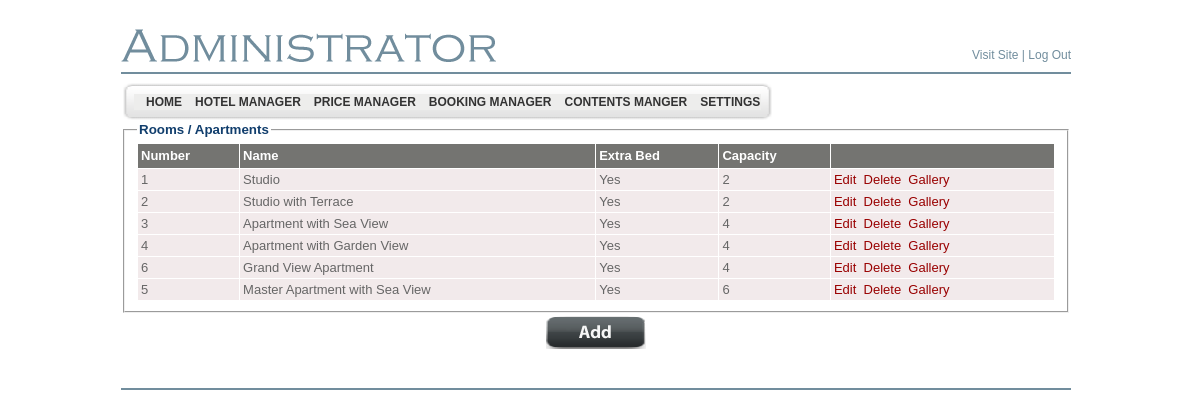
Page /LiculApartments/admin/rooms_list.php (signed in) on the committed database.
### tables this page shows
CREATE TABLE `bsi_adminmenu` (
  `id` int(4) NOT NULL auto_increment,
  `name` varchar(200) NOT NULL default '',
  `url` varchar(200) default NULL,
  `menu_desc` varchar(200) NOT NULL default '',
  `parent_id` int(4) default '0',
  `status` enum('Y','N') default 'Y',
  `ord` int(5) NOT NULL default '0',
  `privileges` int(11) NOT NULL,
  PRIMARY KEY  (`id`),
  UNIQUE KEY `kid` (`name`,`parent_id`)
);

CREATE TABLE `bsi_rooms` (
  `id` int(10) NOT NULL auto_increment,
  `room_number` varchar(255) NOT NULL,
  `room_name` text NOT NULL,
  `room_desc_en` text,
  `room_desc_hr` text,
  `room_desc_de` text,
  `room_desc_it` text,
  `extra_bed` tinyint(1) NOT NULL default '0',
  `capacity` tinyint(2) NOT NULL,
  `is_apartment` tinyint(1) NOT NULL,
  PRIMARY KEY  (`id`)
);

### LiculApartments/includes/Room.class.php (called while the page is built, shortened)
<?php
class Room
{
	public static function fetchFromParameters($params)
	{
		$room = new Room();
		if (isset($params['id']) && is_numeric($params['id']))
		{
			$room->id = intval($params['id']);
		}
		if (isset($params['room_number']))
		{
			$room->roomNumber = $params['room_number'];
		}
		if (isset($params['room_name']))
		{
			$room->roomName = $params['room_name'];
		}
        foreach ($params as $key => $value)
        {
            if (preg_match('/room_desc_[A-Za-z]{2}/', $key))
            {
                $languageCode = substr($key, -2);
                $room->roomDescriptions[$languageCode] = $value;
            }
        }
		if (isset($params['extra_bed']))
		{
			$room->hasExtraBed = intval($params['extra_bed']) == 1;
		}
		if (isset($params['capacity']))
		{
			$room->capacity = intval($params['capacity']);
		}
        if (isset($params['is_apartment']))
		{
			$room->isApartment = intval($params['is_apartment']) == 1;
		}
		return $room;
	}
	public static function fetchAllFromDb()
	{
		$rooms = array();
		$sql = "SELECT * FROM bsi_rooms ORDER BY capacity";
		$query = mysql_query($sql);
		while ($row = mysql_fetch_assoc($query))
		{
			$room = Room::fetchFromParameters($row);
			$rooms[sizeof($rooms)] = $room;
		}
		return $rooms;
	}
}

### LiculApartments/admin/rooms_list.php (the view, shortened to what this page needs)
<?php
$rooms = Room::fetchAllFromDb();
include ("header.php");
?>
</td>
  </tr>
  <tr>
    <td valign="top" >
    <fieldset>
	    <legend class="TitleBlue11pt">Rooms / Apartments</legend>
	    	<table width="100%" cellspacing="1" border="0" cellpadding="3">
				<tr bgcolor="#747471">
					<td scope="col" align="left"><b><font color="white"
						face="Verdana, Arial, Helvetica, sans-serif" size="2">Number</font></b>
					</td>
					<td scope="col" align="left"><b><font color="white"
						face="Verdana, Arial, Helvetica, sans-serif" size="2">Name</font></b>
					</td>
					<td scope="col" align="left"><b><font color="white"
						face="Verdana, Arial, Helvetica, sans-serif" size="2">Extra Bed</font></b>
					</td>
					<td scope="col" align="left"><b><font color="white"
						face="Verdana, Arial, Helvetica, sans-serif" size="2">Capacity</font></b></td>
					<td scope="col" class="bodytext_h">&nbsp;</td>
				</tr>
			<?php
					foreach ($rooms as $room)
					{
						echo '<tr class="odd" bgcolor="#f2eaeb">' . "\n";
						echo '	<td align="left"><font color="#666666" face="Verdana, Arial, Helvetica, sans-serif" size="2">' . htmlentities($room->roomNumber) . '</font></td>' . "\n";
						echo '	<td align="left"><font color="#666666" face="Verdana, Arial, Helvetica, sans-serif" size="2">' . htmlentities($room->roomName) . '</font></td>' . "\n";
						echo '	<td align="left"><font color="#666666" face="Verdana, Arial, Helvetica, sans-serif" size="2">' . ($room->hasExtraBed ? 'Yes' : 'No') . '</font></td>' . "\n";
						echo '	<td align="left"><font color="#666666" face="Verdana, Arial, Helvetica, sans-serif" size="2">' . htmlentities($room->capacity) . '</font></td>' . "\n";
						echo '	<td align="left"><font color="#666666" face="Verdana, Arial, Helvetica, sans-serif" size="2">';
						echo '<a href="rooms_add_edit.php?id=' . $room->id . '" style="text-decoration:none"><font color="#990000"  face="Verdana, Arial, Helvetica, sans-serif" size="2" >Edit</font></a>&nbsp;&nbsp;';
						echo '<a href="rooms_delete.php?id=' . $room->id . '" style="text-decoration:none" onclick = "if (! confirm(\'Are you sure?\')) { return false; }"><font color="#990000"  face="Verdana, Arial, Helvetica, sans-serif" size="2" >Delete</font></a>&nbsp;&nbsp;';
						echo '<a href="room_images_list.php?room_id=' . $room->id . '" style="text-decoration:none"><font color="#990000"  face="Verdana, Arial, Helvetica, sans-serif" size="2" >Gallery</font></a></td>' . "\n";
						echo "</tr>\n";	;
					}
			?>
			</table>
    </fieldset>
    <table width="100%">
		<tr>
			<td align="center">
				<input src="images/button_add.png" name="SBMT_REG" type="image" onclick="javascript:window.location.href='rooms_add_edit.php'">
			</td>
		</tr>
	</table>
    </td>
  </tr>
  <?php include("footer.php"); ?>
</table>
</body>
</html>

### LiculApartments/admin/header.php (shortened to what this page needs)
<!DOCTYPE html PUBLIC "-//W3C//DTD XHTML 1.0 Transitional//EN" "http://www.w3.org/TR/xhtml1/DTD/xhtml1-transitional.dtd">
<html xmlns="http://www.w3.org/1999/xhtml">
<head>
	<link href="style.css" rel="stylesheet" type="text/css" />
	<link href="style1.css" rel="stylesheet" type="text/css">
</head>
<body>
<table align="center" width="950" border="0" cellspacing="0"
	cellpadding="0">
	<tr>
		<td width="366">&nbsp;</td>
		<td width="584">&nbsp;</td>
	</tr>
	<tr>
		<td align="left" valign="bottom"><img src="images/adminis.gif" alt="" /></td>
		<td align="right" valign="bottom" class="bodyMenutext8pt"><a
			href="../index.php" target="_blank" class="bodyMenutext8pt">Visit
		Site</a> | <a href="logout.php" class="bodyMenutext8pt">Log Out</a></td>
	</tr>
	<tr>
		<td height="10"></td>
		<td></td>
	</tr>
	<tr>
		<td colspan="2" height="2" bgcolor="#718d9d"></td>
	</tr>
</table>
<table align="center" width="950" border="0" cellspacing="0" cellpadding="0">
	<tr>
		<td height="8"></td>
	</tr>
	<tr>
		<td align="left">
		<table border="0" style="background-image: url(images/menu_tile.gif);"
			cellspacing="0" cellpadding="0">
			<tr>
				<td><img src="images/menubar_left.gif" alt="" width="13" height="40" /></td>
				<td align="left" class="bodytext8pt">
				<div class="sample1">
				<div class="horz_menu">
<?php
$sql_parent = mysql_query("select * from bsi_adminmenu where parent_id=0 and status='Y' order by ord");
while ($row_parent = mysql_fetch_array($sql_parent))
{
	echo "<a id=\"" . $row_parent[0] . "\"      href=\"" . $row_parent[2] . "\">&nbsp;&nbsp;&nbsp;" . $row_parent[1] . "</a>";
}
?>
<br clear="both" />
				</div>
</div>
				</td>
				<td><img src="images/menubar_right.gif" alt="" width="13"
					height="40" /></td>
			</tr>
		</table>

### LiculApartments/admin/style.css (style rules this page uses)
.bodytext8pt { color: #000000; font-family: 'Tahoma', 'Arial', 'Verdana'; font-size: 8pt; font-weight: normal; margin: 0; line-height: 120% }
.TitleBlue11pt { color: #113E6D; font-family: 'Trebuchet MS', 'Tahoma', 'Arial', 'Verdana'; font-size: 10pt; font-weight: bold; margin: 0; }
.bodyMenutext8pt { color: #718d9d; font-family: 'Verdana', 'Tahoma', 'Arial'; font-size: 12px; font-weight: normal; margin: 0; }
a.bodyMenutext8pt { color: #718d9d; font-weight: normal; text-decoration: none }
input { FONT-Size:9pt; color:#333333; font-family: 'Tahoma', 'Arial', 'MS Sans Serif', 'Verdana'; font-weight: normal; }
body { margin-top: 00; margin-bottom: 0; margin-left: 0; background-color: #FFFFFF; background-repeat: repeat-x; background-position; 0 0 }
a:link { text-decoration:none; font-color: #990000; font-family: Verdana, Arial, Helvetica, sans-serif; font-size: 2; }

### LiculApartments/admin/style1.css (style rules this page uses)
div.horz_menu a { display: block; float: left; }
div.sample1 div.horz_menu a, div.sample1 div.vert_menu a { padding: 1px 0px 1px 0px; background:#ededec; width:inherit; padding:2px; text-decoration: none; font-family:Arial, Helvetica, sans-serif; font-weight: 900; font-size: 12px; color: #333333; }
div.sample1 div.horz_menu a { margin-right: -1px; width:auto; }
a:link { text-decoration:none; font-color: #990000; font-family: Verdana, Arial, Helvetica, sans-serif; font-size: 2; }

### rows in the picture
bsi_adminmenu: name "HOME"
bsi_adminmenu: name "HOTEL MANAGER"
bsi_adminmenu: name "PRICE MANAGER"
bsi_adminmenu: name "BOOKING MANAGER"
bsi_adminmenu: name "CONTENTS MANGER"
bsi_adminmenu: name "SETTINGS"
bsi_rooms: room_number "1", room_name "Studio", extra_bed "Yes", capacity "2"
bsi_rooms: room_number "2", room_name "Studio with Terrace", extra_bed "Yes", capacity "2"
bsi_rooms: room_number "3", room_name "Apartment with Sea View", extra_bed "Yes", capacity "4"
bsi_rooms: room_number "4", room_name "Apartment with Garden View", extra_bed "Yes", capacity "4"
bsi_rooms: room_number "6", room_name "Grand View Apartment", extra_bed "Yes", capacity "4"
bsi_rooms: room_number "5", room_name "Master Apartment with Sea View", extra_bed "Yes", capacity "6"
